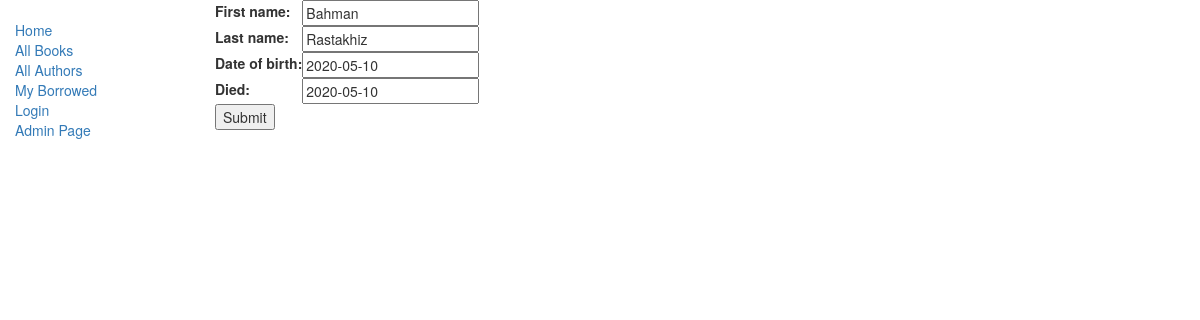
/catalog/author/1/update/, run on the app's committed database.
### catalog/models.py (models this page shows, shortened)
class Author(models.Model):
    first_name = models.CharField(max_length=100)
    last_name = models.CharField(max_length=100)
    date_of_birth = models.DateField(null=True, blank=True)
    date_of_death = models.DateField('Died', null=True, blank=True)

### catalog/views.py (the view)
# urls.py: path('author/<int:pk>/update/', views.AuthorUpdate.as_view(), name='author_update'),
class AuthorUpdate(generic.UpdateView):
    model = models.Author
    fields = ['first_name', 'last_name', 'date_of_birth', 'date_of_death']

### catalog/templates/catalog/author_form.html (shortened to what this page needs)
{% extends "catalog/base_generic.html" %}
{% block content %}
<form action="" method="post">
    <table>
    {{ form.as_table }}
    </table>
    <input type="submit" value="Submit" />
</form>
{% endblock %}

### data on the page
Author: first_name "Bahman", last_name "Rastakhiz", date_of_birth "2020-05-10", date_of_death "2020-05-10"
